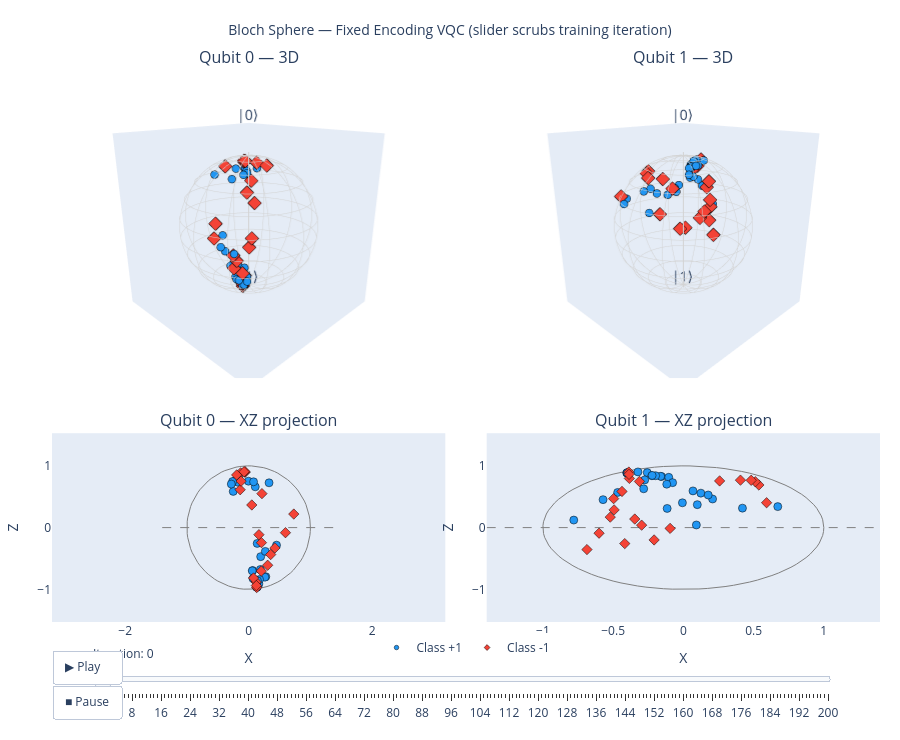

This figure's notebook cell:
### Markdown cell above
---
## 16. Interactive Bloch Sphere — Fixed Encoding (2 qubits)

Use the slider below to scrub through every training iteration.

**Top row — 3D Bloch sphere**: each point is a data sample's qubit state after the circuit. Stem lines drop to the equatorial plane ($z = 0$) to help judge depth.

**Bottom row — 2D front projection (XZ plane)**: the same points projected onto the plane you see when looking at the sphere from the front. The vertical axis is $Z \approx \langle Z \rangle$ (the prediction). Points above the dashed line are predicted as class +1, below as class $-1$.

- **Qubit 0** (measured): its $z$-coordinate directly determines the classifier output. Training should push blue circles toward $|0\rangle$ (top) and red triangles toward $|1\rangle$ (bottom).
- **Qubit 1** (ancilla): entangled with qubit 0 via CZ gates, its role is to assist the computation.

### Code cell
qibo.set_backend("numpy")  # Bloch path bypasses qibo

# Pre-compute Bloch coordinates for every (iteration, sample). One batched
# numpy forward per iteration -- cheap.
print("Pre-computing Bloch sphere states (this populates the slider frames)...")
bloch_fixed_ad = precompute_bloch(history_fixed_ad['params'], X_bloch, nqubits, circuit_type='fixed')

# Self-contained Plotly viewer. All frame data is embedded in the figure JSON,
# so once this cell has been run the slider keeps working in the saved
# notebook (no kernel needed).
fig_bloch_fixed_ad = make_bloch_plotly(bloch_fixed_ad, Y_bloch, 2,
                                  suptitle="Bloch Sphere — Fixed Encoding VQC (slider scrubs training iteration)", height=740)
fig_bloch_fixed_ad.show()
